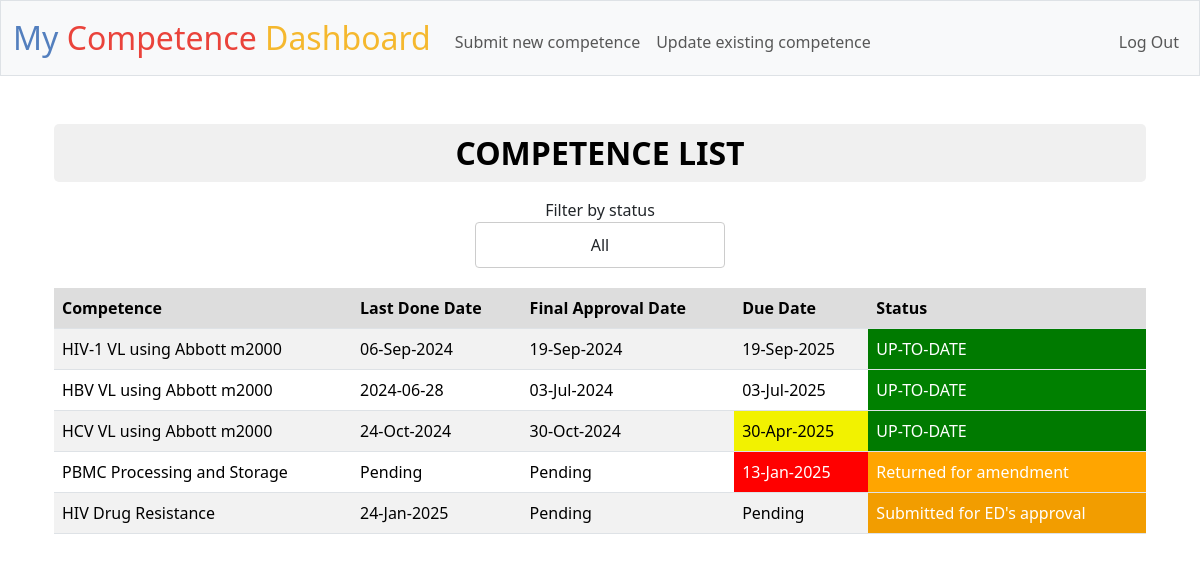
The page / (signed in) on the database its author committed.
### tables this page shows
CREATE TABLE competences(
id INTEGER PRIMARY KEY AUTOINCREMENT NOT NULL,
user_id INTEGER NOT NULL,
competence TEXT NOT NULL,
done_date TEXT NOT NULL,
due_date TEXT NOT NULL,
status TEXT NOT NULL, final_approval_date TEXT NOT NULL DEFAULT 'Pending', Type TEXT,
FOREIGN KEY (user_id) REFERENCES users(id));

### app.py (the view)
@app.route("/", methods=["GET", "POST"])
@login_required
def index():
    user_id = session["user_id"]
    role = db.execute("SELECT role FROM users WHERE id = ?", user_id)
    if request.method == "POST":
        updated_status = request.form.get("status")
        competence_id = request.form.get("competenceId")
        if session["role"] == "Lab Director":
            if updated_status == "Submitted for ED's approval":
                db.execute(
                    "UPDATE competences SET status = ? WHERE id = ?", updated_status, competence_id
                )
                competencesRecords = db.execute(
                    "SELECT competences.id, username AS name, competence, done_date, final_approval_date, due_date, status FROM competences INNER JOIN users ON user_id = users.id"
                )
                return render_template("indexDLS.html", competencesRecords=competencesRecords)
            else:
                done_date = "Pending"
                final_approval_date = "Pending"
                db.execute(
                    "UPDATE competences SET done_date = ?, final_approval_date = ?, status = ? WHERE id = ?", done_date, final_approval_date, updated_status, competence_id
                )
                competencesRecords = db.execute(
                    "SELECT competences.id, username AS name, competence, done_date, final_approval_date, due_date, status FROM competences INNER JOIN users ON user_id = users.id"
                )
                return render_template("indexDLS.html", competencesRecords=competencesRecords)
        else:
            final_approval_date = request.form.get("final_approval_date")
            final_approval_date_obj = datetime.strptime(final_approval_date, "%Y-%m-%d")
            competence_type = db.execute("SELECT Type from competences WHERE id = ?",
                                         competence_id
                                    )
            if competence_type[0]["Type"] == "Initial":
                new_due_date_obj = final_approval_date_obj + relativedelta(months=6)
            elif competence_type[0]["Type"] == "6 month":
                new_due_date_obj = final_approval_date_obj + relativedelta(months=6)
            else:  # Assume "Annual"
                new_due_date_obj = final_approval_date_obj + relativedelta(years=1)
            today = datetime.today()
            two_months_before = new_due_date_obj - timedelta(days=60)
            if new_due_date_obj <= today:
                updated_status = "OVERDUE"
            elif two_months_before <= today:
                updated_status = "ALMOST DUE"
            else:
                updated_status = "UP-TO-DATE"
            db.execute("UPDATE competences SET final_approval_date = ?, due_date = ?, status = ? WHERE id = ?",
                   final_approval_date_obj.strftime("%d-%b-%Y"), new_due_date_obj.strftime("%d-%b-%Y"), updated_status, competence_id
                )
            competencesRecords1 = db.execute(
                "SELECT username AS name, competence, done_date, final_approval_date, due_date, status FROM competences INNER JOIN users ON user_id = users.id"
            )
            return render_template("indexRecords.html", competencesRecords=competencesRecords1)
    else:
        if role[0]["Role"] == "Lab Technologist":
            competencesTech = db.execute(
                "SELECT competences.id AS id, competence, done_date, final_approval_date, due_date, status FROM competences WHERE user_id = ?", user_id
            )
            return render_template("indexTech.html", competencesTech=competencesTech)
        elif role[0]["Role"] == "Records Officer":
            competencesRecords2 = db.execute(
                "SELECT competences.id, username AS name, competence, done_date, final_approval_date, due_date, status FROM competences INNER JOIN users ON user_id = users.id"
            )
            return render_template("indexRecords.html", competencesRecords=competencesRecords2)
        elif role[0]["Role"] == "Lab Director":
            competencesRecords3 = db.execute(
                "SELECT competences.id, username AS name, competence, done_date, final_approval_date, due_date, status FROM competences INNER JOIN users ON user_id = users.id"
            )
            return render_template("indexDLS.html", competencesRecords=competencesRecords3)
    competencesRecords4 = db.execute(
        "SELECT competences.id, username AS name, competence, done_date, final_approval_date, due_date, status FROM competences INNER JOIN users ON user_id = users.id"
    )
    return render_template("indexOther.html", competencesRecords=competencesRecords4)

### app.py (called while the page is built)
@app.after_request
def after_request(response):
    response.headers["Cache-Control"] = "no-cache, no-store, must-revalidate"
    response.headers["Expires"] = 0
    response.headers["Pragma"] = "no-cache"
    return response

### helpers.py (called while the page is built)
def login_required(f):
    @wraps(f)
    def decorated_function(*args, **kwargs):
        if session.get("user_id") is None:
            return redirect("/login")
        return f(*args, **kwargs)
    return decorated_function

### templates/indexTech.html (shortened to what this page needs)
{% extends "layout.html" %}
{% block main %}
    <div class="container">
        <h2 class="competence-list-heading">COMPETENCE LIST</h2>
        <div class="filter-section">
            <label for="statusFilter">Filter by status</label>
            <select id="statusFilter" class="form-control custom-dropdown" onchange="filterTable()">
                <option value="">All</option>
            </select>
        </div>
        <table class="table table-striped mt-3">
            <thead>
                <tr>
                    <th>Competence</th>
                    <th>Last Done Date</th>
                    <th>Final Approval Date</th>
                    <th>Due Date</th>
                    <th>Status</th>
                </tr>
            </thead>
            <tbody id="competenceTable">
                {% for competence in competencesTech %}
                <tr>
                    <td>{{ competence["competence"] }}</td>
                    <td>{{ competence["done_date"] }}</td>
                    <td>{{ competence["final_approval_date"] }}</td>
                    <td class="due-date-column">{{ competence["due_date"] }}</td>
                    <td class="status-column">{{ competence["status"] }}</td>
                </tr>
                {% endfor %}
            </tbody>
        </table>
    </div>
{% endblock %}

### static/styles.css (style rules this page uses)
.form-control { text-align: center; }

### templates/indexTech.html (style rules this page uses)
.filter-section { display: flex; flex-direction: column; align-items: center; margin-bottom: 20px; }
.custom-dropdown { width: 250px; padding: 10px; font-size: 16px; border: 1px solid #ccc; border-radius: 4px; appearance: none; background-size: 16px 16px; }
.competence-list-heading { color: #000; font-weight: bold; background-color: #f0f0f0; padding: 10px; border-radius: 5px; text-align: center; }
.table { width: 100%; margin: auto; border-collapse: collapse; }
.table th, .table td { text-align: left; padding: 8px; }
.table th { background-color: #ddd; font-weight: bold; }
.table-striped tbody tr:nth-of-type(odd) { background-color: #f9f9f9; }

### rows shown on the page
competences: competence "HIV-1 VL using Abbott m2000", done_date "06-Sep-2024", final_approval_date "19-Sep-2024", due_date "19-Sep-2025", status "UP-TO-DATE"
competences: competence "HBV VL using Abbott m2000", done_date "2024-06-28", final_approval_date "03-Jul-2024", due_date "03-Jul-2025", status "UP-TO-DATE"
competences: competence "HCV VL using Abbott m2000", done_date "24-Oct-2024", final_approval_date "30-Oct-2024", due_date "30-Apr-2025", status "UP-TO-DATE"
competences: competence "PBMC Processing and Storage", done_date "Pending", final_approval_date "Pending", due_date "13-Jan-2025", status "Returned for amendment"
competences: competence "HIV Drug Resistance", done_date "24-Jan-2025", final_approval_date "Pending", due_date "Pending", status "Submitted for ED's approval"
